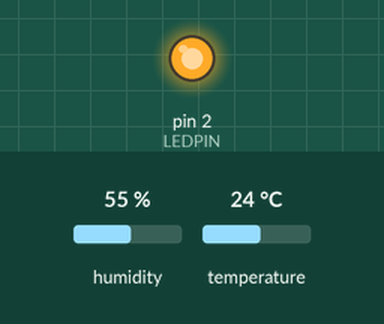
A sketch run on a simulated Arduino Uno, built with avr-gcc and run on an emulated ATmega328P. Parts: output pins drawn as LEDs (lit = HIGH). Inputs (shaded band) come from the test bench; at power-on: humidity 55 %, temperature 24 °C. Sleep ends after the set time or at an interrupt; no radio packets arrive unless stated.

Above: at 0.6 s.
At 29.0 s:
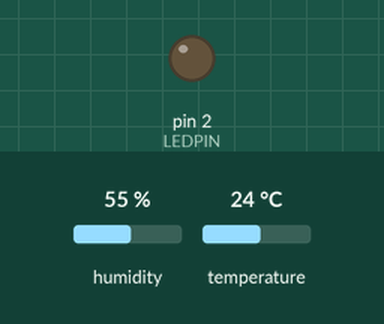
Timing chart, 0 to 74.7 s (numbered marks = the images above):
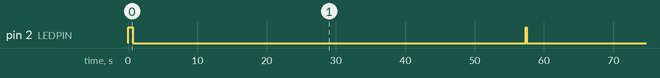

Measured:
- by itself, pin 2 (LEDPIN): alternates HIGH for 0.21 s and LOW for 56.9 s

The sketch:

generalTempReadandSend.ino
```cpp
// Uncomment one of the following two lines
//#define USING_DS18B20
#define USING_DHT

//#define USING_SERIAL

#include <SPI.h>
#include "nRF24L01.h"
#include "RF24.h"

#include <avr/sleep.h>
#include <avr/power.h>
#include <avr/wdt.h>

#ifdef USING_DHT
#include "DHT.h"
#endif /* USING_DHT */
#ifdef USING_DS18B20
#include <OneWire.h>
#include <DallasTemperature.h>
#endif /* USING_DS18B20 */


#define LEDPIN 2	 // digital pin with an LED

#ifdef USING_DHT
// Connect pin 1 (on the left) of the sensor to VCC
// to 3.3V instead of 5V!
// Connect pin 2 of the sensor to whatever your DHTPIN is
// Connect pin 4 (on the right) of the sensor to GROUND
// Connect a 10K resistor from pin 2 (data) to pin 1 (power) of the sensor
#define DHTPIN 3     // what digital pin we're connected to
// Uncomment whatever type you're using!
//#define DHTTYPE DHT11   // DHT 11
#define DHTTYPE DHT22   // DHT 22  (AM2302), AM2321
//#define DHTTYPE DHT21   // DHT 21 (AM2301)
// Initialize DHT sensor.
DHT sensor(DHTPIN, DHTTYPE);
#endif /* USING_DHT */
#ifdef USING_DS18B20
#define ONE_WIRE_BUS 3
// Setup a oneWire instance to communicate with any OneWire devices (not just Maxim/Dallas temperature ICs)
OneWire oneWire(ONE_WIRE_BUS);
// Pass our oneWire reference to Dallas Temperature.
DallasTemperature sensor(&oneWire);
#endif /* USING_DS18B20 */

float temperature;
float humidity;

// NRF24L01
// Set up nRF24L01 radio on SPI pin for CE, CSN
RF24 radio(9,10);
// pipes = { base station addr, 1Node addr, 2Node addr };
uint64_t pipes[4] = { 0xF0F0F0F0D2LL, 0xF0F0F0F0E1LL, 0xF0F0F0F0E2LL, 0xF0F0F0F0E3LL};

//*********** CHANGE THIS NODE_INDEX for each sensor (>=1) *************
int nodeIndex = 3;

void readSensor();
void sendOverRadio();

char receivePayload[32];
uint8_t counter=0;

//count number of entering into main loop
uint8_t loopCounter=109;

//WATCHDOG
volatile int f_wdt=1;

ISR(WDT_vect) {
  if(f_wdt == 0) {
    f_wdt=1;
  } else {
#ifdef USING_SERIAL
    Serial.println("WDT Overrun!!!");
#endif /* USING_SERIAL */
  }
}

void enterSleep(void) {
  radio.powerDown();
  set_sleep_mode(SLEEP_MODE_PWR_DOWN);   /* EDIT: could also use SLEEP_MODE_PWR_DOWN for lowest power consumption. */
  sleep_enable();

  /* Now enter sleep mode. */
  sleep_mode();

  /* The program will continue from here after the WDT timeout*/
  sleep_disable(); /* First thing to do is disable sleep. */

  /* Re-enable the peripherals. */
  power_all_enable();
}

void setupRadio() {
  //CONFIGURE RADIO
  radio.begin();
  // Enable this seems to work better
  radio.enableDynamicPayloads();
  radio.setAutoAck(1);
  radio.setDataRate(RF24_250KBPS);
  radio.setPALevel(RF24_PA_MAX);
  radio.setChannel(76);
  radio.setRetries(15,15);
  radio.setCRCLength(RF24_CRC_8);
  radio.openWritingPipe(pipes[nodeIndex]);
  radio.openReadingPipe(1,pipes[0]);
  radio.startListening();
#ifdef USING_SERIAL
  radio.printDetails();
#endif /* USING_SERIAL */
}

void setupSensor() {
  pinMode(LEDPIN, OUTPUT);
  //make LED blink at startup
  digitalWrite(LEDPIN, HIGH);
  delay(500);
  digitalWrite(LEDPIN, LOW);
  sensor.begin();
}

void setup() {
  //WATCHDOG
  /* Clear the reset flag. */
  MCUSR &= ~(1<<WDRF);
  /* In order to change WDE or the prescaler, we need to
   * set WDCE (This will allow updates for 4 clock cycles).
   */
  WDTCSR |= (1<<WDCE) | (1<<WDE);
  /* set new watchdog timeout prescaler value */
  WDTCSR = 1<<WDP0 | 1<<WDP3; /* 8.0 seconds */
  /* Enable the WD interrupt (note no reset). */
  WDTCSR |= _BV(WDIE);

  setupRadio();
  setupSensor();
}

void loop() {
  if(f_wdt == 1) {
    loopCounter ++;
    if (loopCounter > 6) {
      // 110 *8 = 880s = 14.6min @ 16mhtz
      readSensor();
      sendOverRadio();
      loopCounter = 0;
    }
    f_wdt = 0;
    enterSleep();
  } else {
    //nothing
  }
}

void sendOverRadio() {
  radio.powerUp();
  //prepare
  uint8_t data1 = 0;
  char temp[5];
  bool timeout=0;
  uint16_t nodeID = pipes[nodeIndex] & 0xff;
  char buffer[12];
  char outBuffer[32]="";
  unsigned long send_time, rtt = 0;

  //data1 is a counter
  data1 = counter++;
  if ( counter > 999 ) counter = 0;

  // Append the hex nodeID to the beginning of the payload
  sprintf(outBuffer,"%2X",nodeID);
  strcat(outBuffer,",");
  sprintf(temp,"%03d",data1);
  strcat(outBuffer,temp);
  strcat(outBuffer,",");

  //read sensor
  strcat(outBuffer,dtostrf(temperature, 4,2, buffer));
  strcat(outBuffer,",");
  strcat(outBuffer,dtostrf(humidity, 4,2, buffer));

  // Stop listening and write to radio
  radio.stopListening();

  // Send to hub
  radio.write( outBuffer, strlen(outBuffer));
  send_time = millis();

  //wait response
  radio.startListening();
  delay(20);
  while ( radio.available() && !timeout ) {
      uint8_t len = radio.getDynamicPayloadSize();
      radio.read( receivePayload, len);

      receivePayload[len] = 0;
      // Compare receive payload with outBuffer
      if ( ! strcmp(outBuffer, receivePayload) ) {
          rtt = millis() - send_time;
      }

      // Check for timeout and exit the while loop
      if ( millis() - send_time > 1000 ) {
          timeout = 1;
      }

      delay(10);
  } // End whilevcfr
}

void readSensor() {
  digitalWrite(LEDPIN, HIGH);
  delay(200);
  bool farenheit = true;
#ifdef USING_DHT
  temperature = sensor.readTemperature(farenheit);
  humidity = sensor.readHumidity();
#endif /* USING_DHT */
#ifdef USING_DS18B20
  sensor.requestTemperatures(); // Send the command to get temperatures
  // the following assumes there is only one OneWire device connected
  if ( farenheit ) {
    temperature = sensor.getTempFByIndex(0);
  } else {
    temperature = sensor.getTempCByIndex(0);
  }
  humidity = NAN;
#endif /* USING_DS18B20 */
  digitalWrite(LEDPIN, LOW);
}
```
